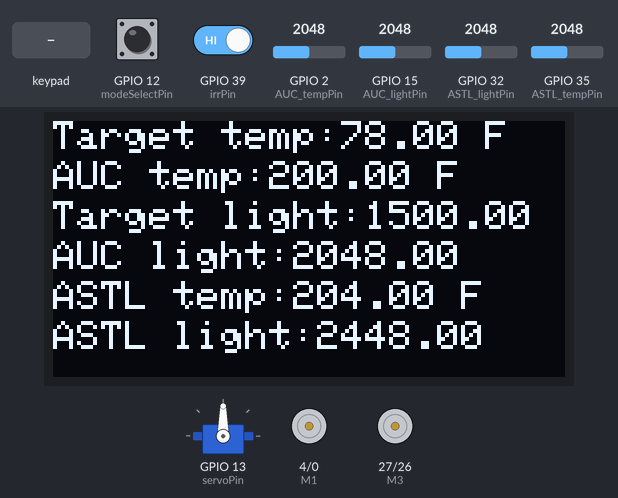
The sketch below on a simulated ESP32. Shown: servo, 128×64 one-colour display, motor-driver pin pairs drawn as motors (green arrow = first pin HIGH = forward, orange = second pin HIGH = backward, longer = more drive). The inputs (shaded band) are chosen by the test bench; at power-on: GPIO 12 (modeSelectPin) LOW, GPIO 2 (AUC_tempPin) = 2048, GPIO 15 (AUC_lightPin) = 2048, GPIO 32 (ASTL_lightPin) = 2048, GPIO 35 (ASTL_tempPin) = 2048, GPIO 39 (irrPin) HIGH. What the sketch prints to the serial monitor is not drawn.

Above: at 4.7 s.
4.8 s: GPIO 12 (modeSelectPin) pulled HIGH for 1.65 s
At 8.2 s:
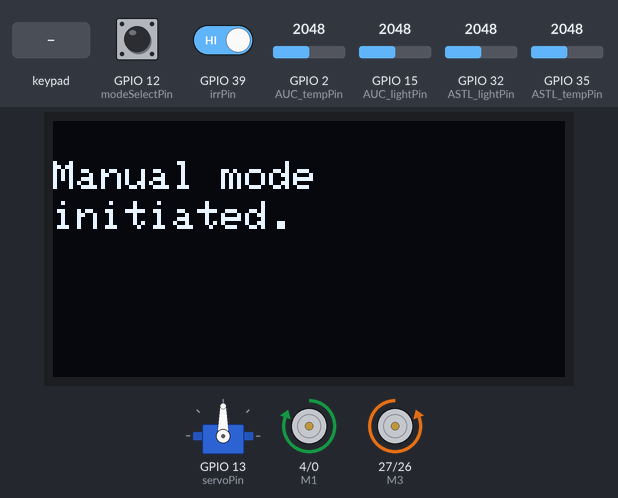
10.9 s: keypad keys 1 9 1 8 5 # pressed 1.5 s apart
At 11.5 s:
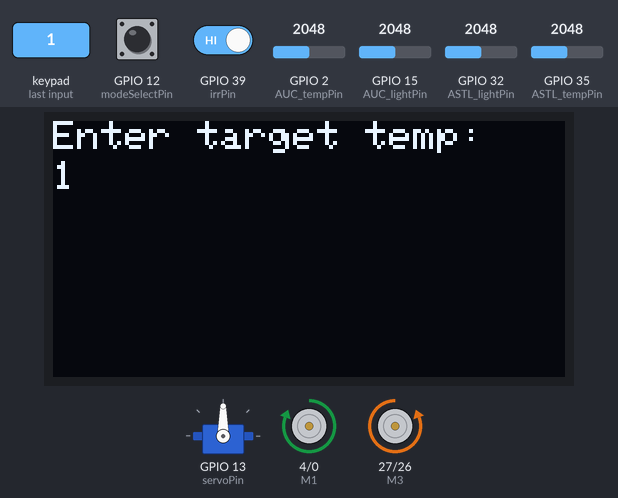
21.4 s: GPIO 12 (modeSelectPin) pulled HIGH for 1.65 s
At 24.8 s:
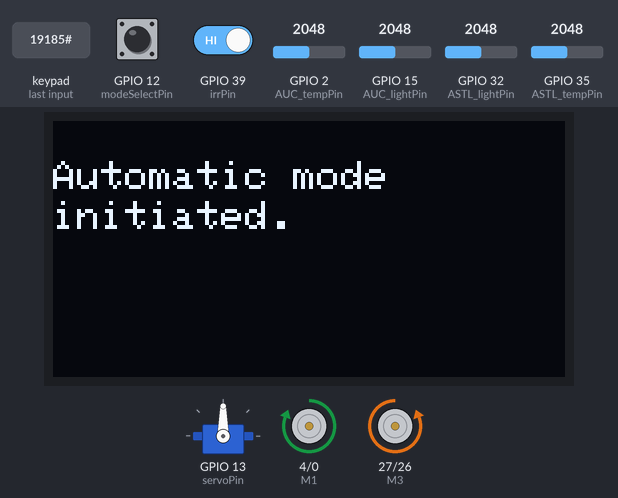
25.1 s: GPIO 12 (modeSelectPin) pulled HIGH for 3.2 s
At 31.6 s:
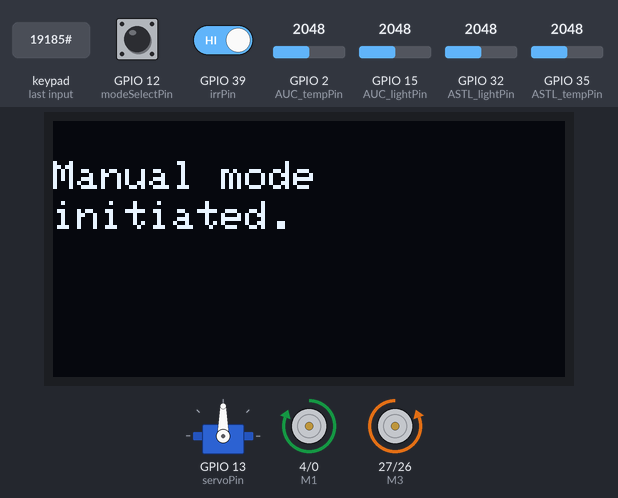
32.4 s: key '*' pressed
At 34.2 s:
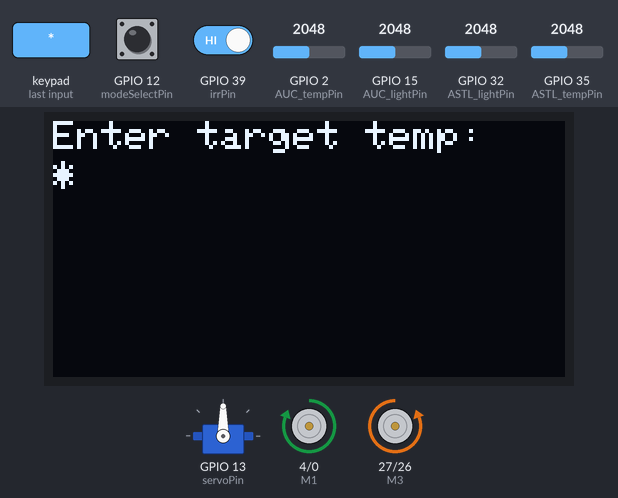
34.5 s: key '#' pressed
At 35.3 s:
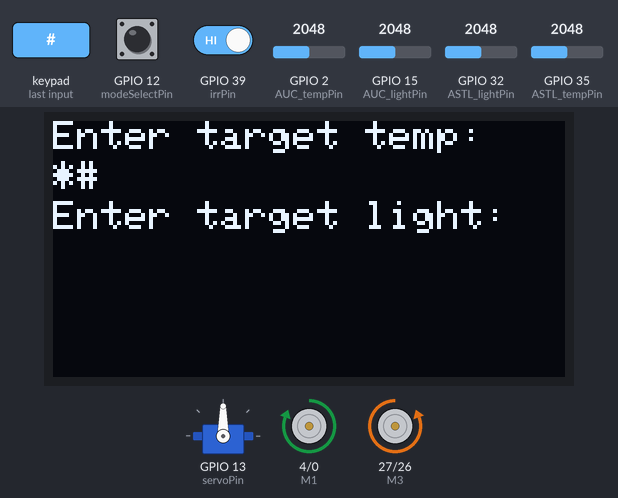
Timing chart, 0 to 37.4 s (numbered marks = the images above; inputs shaded):
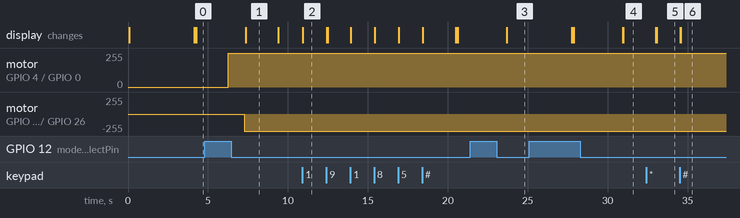

Measured:
- after the input at 4.8 s, the display: changes after 2.5 s (image 1)
- after the input at 10.9 s, the display: changes at once (image 2)
- after the input at 21.4 s, the display: first changes after 2.3 s (image 3 shows a later state)
- after the input at 25.1 s, the display: first differs from a run without the input after 5.8 s (image 4 shows a later state)
- after the input at 32.4 s, the display: first differs from a run without the input after 0.67 s (image 5)
- after the input at 34.5 s, the display: first changes at once (image 6 shows a later state)
- what the display in image 1 shows lasts 2.1 s, from 7.3 s to 9.4 s

The sketch:

ESP32-Part8-Most_Complete.ino
```cpp
//Lighting and Temperature Control System
//For use with Sparkfun ESP32 Thing DEV-13907
//Success integration of Sensors, Actuators, and Display
//Future:
//-Assess the quality of temperature sensor code and hardware setup further
//-Revise the units used for light sensor output - make meaning of this

//OLED Libraries
#include <Wire.h>
#include <Adafruit_GFX.h>
#include <Adafruit_SSD1306.h>

//Keypad Libraries
#include "Keypad.h"

//Servo Libraries
#include <ESP32Servo.h>

//OLED Definitions
#define SCREEN_WIDTH 128 // OLED display width, in pixels
#define SCREEN_HEIGHT 64 // OLED display height, in pixels

// Declaration for an SSD1306 display connected to I2C (SDA, SCL pins)
Adafruit_SSD1306 display(SCREEN_WIDTH, SCREEN_HEIGHT, &Wire, -1);

//Servo Object instantiation
Servo myservo;  // create servo object to control a servo

//Servo Variables
int pos = 0;    // variable to store the servo position
int servoPin = 13;

//Photocell/Light Sensor Variables
const int AUC_lightPin = 15;
const int ASTL_lightPin = 32;
int lightVal;
float AUC_currentLight; // the current (AUC) light variable
float ASTL_currentLight; // the current (ASTL) light variable
float targetLight; // the target (AUC) light variable
bool reduceLight; // if true there is a need to reduce light, if false there isn't one

//Temperature Sensor Variables
const int AUC_tempPin = 2;     //analog input pin constant
const int ASTL_tempPin = 35;     //analog input pin constant
int tempVal;    // temperature sensor raw readings
float volts;    // variable for storing voltage
float AUC_currentTemp;     // the current(AUC) temperature variable
float ASTL_currentTemp;     // the current(ASTL) temperature variable
float targetTemp; // the target(AUC) temperature

//IR Sensor Variables
const int irfPin = 33; //int, char, byte works return 1 for no detect, 0 for detect
const int irrPin = 39;
int IRF, IRR; //IR forward blinds slide and IR reverse blinds slide, respectively


//Keypad Variables
const byte ROWS = 4; //four rows
const byte COLS = 3; //three columns
char keys[ROWS][COLS] = {
  {'1','2','3'},
  {'4','5','6'},
  {'7','8','9'},
  {'*','0','#'}
};
byte rowPins[ROWS] = {23, 22, 3, 21};
byte colPins[COLS] = {19, 18, 5};

//Keypad Keymapping
Keypad keypad = Keypad(makeKeymap(keys), rowPins, colPins, ROWS, COLS);

//Mode Variables
bool optMode = 0; //default mode = automatic = 0, manual = 1
bool changed = false;
const int modeSelectPin = 12; //changed from 34 to 12 due to Sparkfun ESP32 Thing not having a pullup resistor on pin 34(0,4, 17 DONT WORK FOR THIS)
bool pressed;
bool isEnoughTime;
const int eTime = 3000; //Elapsed time constant - interrupt service routine contents only occur if sufficient time occurs since last press
int nTime; //Next time (time at current press)

//DC Motors Variables
const int M1 = 4;  //Fan control 1
const int M2 = 0;   //Fan control 2
const int M3 = 27;  //Fan control 1
const int M4 = 26;   //Fan control 2

//Serial Connections
HardwareSerial &OLEDSerial = Serial2; //OLED

void IRAM_ATTR modeSwitch()
{
  if (millis()-nTime > eTime) //condition only allows body to execute every 3 sec at most(non-inclusively)
  {
    Serial.println(millis()-eTime);
    nTime = millis(); //updates with a new time elapse each time ISR is invoked
    modeChange();
  }
}

void setup() {
  // Allow allocation of all timers
  ESP32PWM::allocateTimer(0);
  ESP32PWM::allocateTimer(1);
  ESP32PWM::allocateTimer(2);
  ESP32PWM::allocateTimer(3);
  myservo.setPeriodHertz(50);    // standard 50 hz servo
  //myservo.attach(servoPin, 500, 2500); // attaches the servo on pin 13 to the servo object
  myservo.attach(servoPin);// using default min/max of 1000us and 2000us
  // different servos may require different min/max settings
  // for an accurate 0 to 180 sweep

  Serial.begin(9600);
  OLEDSerial.begin(115200);
  pinMode(modeSelectPin, INPUT_PULLDOWN); //changed from pullup -> pulldown
  attachInterrupt(digitalPinToInterrupt(modeSelectPin),modeSwitch,FALLING); //changed from rising -> falling and connected pwr -> gnd
  modeInitialDisplay();
  Serial.println("Hitoo");
  //Fan motor control
  pinMode(M1, OUTPUT);
  pinMode(M2, OUTPUT);
  //Blinds slide motor control
  pinMode(M3, OUTPUT);
  pinMode(M4, OUTPUT);
  //IR Sensor reading
  pinMode(irfPin, INPUT);
  pinMode(irrPin, INPUT);
}

void loop() {
  AUC_currentTemp = (getAUC_currentTemp(AUC_tempPin) + getAUC_currentTemp(AUC_tempPin) + getAUC_currentTemp(AUC_tempPin))/3; //Averaging to reduce error due to jitter
  ASTL_currentTemp = (getASTL_currentTemp(ASTL_tempPin) + getASTL_currentTemp(ASTL_tempPin) + getASTL_currentTemp(ASTL_tempPin))/3; //Averaging to reduce error due to jitter
  ASTL_currentTemp+= 4; //Calibration/adjusting for what appears to manufacturing differences: IMPORTANT - needs further investigation prior to implementation in the field
  AUC_currentLight = (analogRead(AUC_lightPin)+analogRead(AUC_lightPin)+analogRead(AUC_lightPin))/3; //Averaging to reduce error due to jitter
  ASTL_currentLight = (analogRead(ASTL_lightPin)+analogRead(ASTL_lightPin)+analogRead(ASTL_lightPin))/3; //Averaging to reduce error due to jitter
  ASTL_currentLight+= 400; //Calibration/adjusting for what appears to manufacturing differences: IMPORTANT - needs further investigation prior to implementation in the field
  //If automatic mode do the following

 Serial.println(millis());

  if(optMode == 1) //Manual Mode Display
  {
    //if changed from previous, then do initial display
    if(changed==true){
      changed=false;
      modeInitialDisplay();
      keyPadInput();
    }
    setDisplay(AUC_currentTemp, targetTemp,ASTL_currentTemp, AUC_currentLight, targetLight, ASTL_currentLight);

  }
  else  //Automatic Mode Display
  {
    if(changed==true){
      changed=false;
      modeInitialDisplay();
    }
    targetTemp = getTargetTemp();
    targetLight = getTargetLight();
    setDisplay(AUC_currentTemp, targetTemp,ASTL_currentTemp, AUC_currentLight, targetLight, ASTL_currentLight);
  }
  delay(2000);
  fanControl();
  rotateBlinds();
}

//Function Definitions Below
float getASTL_currentTemp(const int tPin)
{
  tempVal = analogRead(tPin);
  volts = tempVal/1024.0;             // normalize by the maximum temperature raw reading range, assumes 10-bit ADC(ESP32 is a 12-bit ADC)
  return volts * 100;   //MCP9700 outputs temp as fahrenheit(somewhat) as opposed to celsius
}

float getAUC_currentTemp(const int tPin)
{
  tempVal = analogRead(tPin);
  volts = tempVal/1024.0;             // normalize by the maximum temperature raw reading range, assumes 10-bit ADC(ESP32 is a 12-bit ADC)
  return volts * 100;   //MCP9700 outputs temp as fahrenheit(somewhat) as opposed to celsius
}

float getTargetTemp()
{
    if(optMode == 1) //if mode is manual
    {
      return 75.00; //user entered - REPLACE LATER
    }
    else if(optMode == 0) //if mode is automatic
    {
      return 78.00; //hardcoded temperature value
    }
}

float getTargetLight()
{
    if(optMode == 1) //if mode is manual
    {
      return 1750.00; //user entered - REPLACE LATER
    }
    else if(optMode == 0) //if mode is automatic
    {
      return 1500.00; //hardcoded light value
    }
}

//Temperature and Light Display Screen
void setDisplay(float AUC_cTemp, float tTemp,float ASTL_cTemp, float AUC_cLight, float tLight, float ASTL_cLight)
{
  if(!display.begin(SSD1306_SWITCHCAPVCC, 0x3C)) { // Address 0x3D for 128x64
    Serial.println(F("SSD1306 allocation failed"));
    //for(;;);
  }
  delay(2000);
  display.clearDisplay();

  display.setTextSize(1);
  display.setTextColor(WHITE);
  //AUC status and targets below
  display.setCursor(0,0);
  // Display static text
  display.println("Target temp:" + String(tTemp)+ " F");
  display.display();
  // Display static text
  display.setCursor(0, 10);
  display.println("AUC temp:" + String(AUC_cTemp)+ " F");
  display.display();
  // Display static text
  display.setCursor(0, 20);
  display.println("Target light:" + String(tLight));
  display.display();
  // Display static text
  display.setCursor(0, 30);
  display.println("AUC light:" + String(AUC_cLight));
  display.display();

  //ASTL status below
  display.setCursor(0, 40);
  display.println("ASTL temp:" + String(ASTL_cTemp)+ " F");
  display.display();

  display.setCursor(0, 50);
  display.println("ASTL light:" + String(ASTL_cLight));
  display.display();
}


void modeChange()
{
  changed=true;
  Serial.println(changed);
  if(optMode == 0)
    optMode = 1;
  else
    optMode = 0;
}

void modeInitialDisplay()
{
  if(!display.begin(SSD1306_SWITCHCAPVCC, 0x3C)) { // Address 0x3D for 128x64
    Serial.println(F("SSD1306 allocation failed"));
    for(;;);
  }
  if(optMode == 0)
  {
    display.clearDisplay();
    display.setTextSize(1);
    display.setTextColor(WHITE);
    display.setCursor(0, 10);
    // Display static text
    display.println("Automatic mode");
    display.display();
    display.setCursor(0, 20);
    display.println("initiated.");
    display.display();
    delay(2000);
  }
  else
  {
    display.clearDisplay();
    display.setTextSize(1);
    display.setTextColor(WHITE);
    display.setCursor(0, 10);
    // Display static text
    display.println("Manual mode");
    display.display();
    display.setCursor(0, 20);
    display.println("initiated.");
    display.display();
    delay(2000);
  }
}

void keyPadInput()
{
  if(!display.begin(SSD1306_SWITCHCAPVCC, 0x3C)) { // Address 0x3D for 128x64
    Serial.println(F("SSD1306 allocation failed"));
    for(;;);
  }
  display.clearDisplay();
  display.setTextSize(1);
  display.setTextColor(WHITE);
  //Get temp
  display.setCursor(0,0);
  display.println("Enter target temp:");
  display.display();
  char out[] = "00";
  char key = keypad.getKey();
  int i;
  while(out[1] == '0')
  {
    if(out[0] == '0')
      i=0;
    else if(out[1] == '0')
      i=1;
    if(key == '3'){
      display.setTextSize(1);
      display.setTextColor(WHITE);
      int x = 0, y = 0;
      display.setCursor(0,0);
      display.println("Enter target temp:");
      display.display();
    }
    else if (key == '9')
    {
      display.clearDisplay();
      display.display();
      break;
    }
    else if (key){
      Serial.println(key);
      out[i]=key;
      if(i==0)
      {
        display.setCursor(0,10);
        display.println(key);
        display.display();
      }
    }
    key = keypad.getKey();
  }
  display.setCursor(0,10);
  display.println(String(out));
  display.display();
  Serial.println(String(out));
  targetTemp = atoi(out);
  //Get light
  display.setCursor(0,20);
  display.println("Enter target light:");
  display.display();
  char out2[] = "0000";
  key = keypad.getKey();
  int j;
  while(out2[3] == '0')
  {
    if(out2[0] == '0')
      j=0;
    else if(out2[1] == '0')
      j=1;
    else if(out2[2] == '0')
      j=2;
    else if(out2[3] == '0')
      j=3;
    if(key == '3'){
      display.setTextSize(1);
      display.setTextColor(WHITE);
      int x = 0, y = 0;
      display.setCursor(0,20);
      display.println("Enter target light:");
      display.display();
    }
    else if (key == '9')
    {
      display.clearDisplay();
      display.display();
      break;
    }
    else if (key){
      Serial.println(key);
      out2[j]=key;
      if(j==0)
      {
        display.setCursor(0,30);
        display.println(key);
        display.display();
      }
      else if(j==1)
      {
        display.setCursor(6,30);
        display.println(key);
        display.display();
      }
      else if(j==2)
      {
        display.setCursor(12,30);
        display.println(key);
        display.display();
      }
    }
    key = keypad.getKey();
  }
  display.setCursor(0,30);
  display.println(String(out2));
  display.display();
  Serial.println(String(out2));
  targetLight = atoi(out2);
}

//Function that rotates the blinds if there is too much light
void rotateBlinds()
{
  if(AUC_currentLight + 500 < targetLight)
  {
    pos = 0; //Close blinds
    myservo.write(pos);
    drawBlinds();
  }

  else if(AUC_currentLight - 500 > targetLight)
  {
    pos = 90; //Open blinds
    myservo.write(pos);
    reverseDrawBlinds();
  }
  else if(AUC_currentLight + 300 < targetLight || targetLight < AUC_currentLight + 300)
    stopBlinds();
  else{}
}

//Function that turns fan on or off depending on the temperature
void fanControl()
{
  if(AUC_currentTemp > targetTemp + 5) //Initial 'fan on' condition
  {
    //Turn on fan
    digitalWrite(M1,HIGH);
    digitalWrite(M2,LOW);
    delay(1000);

  }
  else if(AUC_currentTemp < targetTemp + 2) //Termination of 'fan on' duration
  {
    //Turn off fan
    digitalWrite(M1, LOW);
    digitalWrite(M2, LOW);
  }
  else // //Continued 'fan on' duration
  {}
}

//Function that draws the blinds open or closed depending on the lighting
void drawBlinds()
{
  if(irFCheck())
  {
    //Turn on motor - forward
    digitalWrite(M3,HIGH);
    digitalWrite(M4,LOW);
  }
  else
  {
    //Turn off motor
    stopBlinds();
  }
}

void stopBlinds()
{
  digitalWrite(M3, LOW);
  digitalWrite(M4, LOW);
}

void reverseDrawBlinds()
{
  if(irRCheck())
  {
    //Turn on motor - reverse
    digitalWrite(M3,LOW);
    digitalWrite(M4,HIGH);
  }
  else
  {
    //Turn off motor
    stopBlinds();
  }
}
//IR Forward Blinds Slide sensor check
int irFCheck()
{
  IRF=digitalRead(irfPin);
  return IRF;
}

//IR Reverse Blinds Slide sensor check
int irRCheck()
{
  IRR=digitalRead(irrPin);
  return IRR;
}
```
